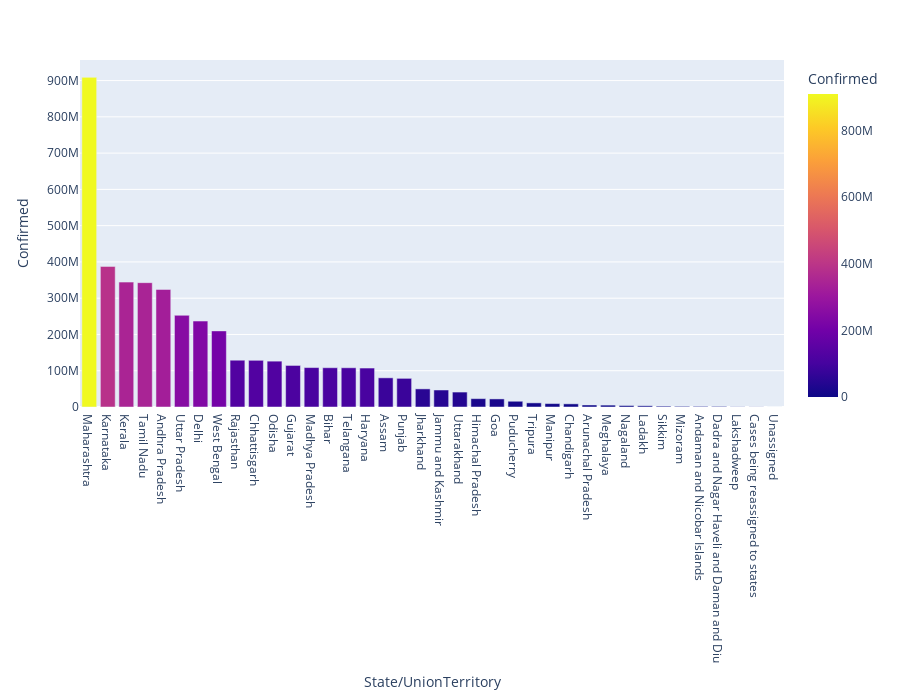

Notebook source saved alongside this figure:
### Code cell
px.bar(x='State/UnionTerritory',y='Confirmed',data_frame=top_confimedcases,color='Confirmed',height=700)

### Figure 1 — Plotly figure (JSON) as saved in the notebook; plotly's stock layout.template omitted (floating-point values rounded to 4 significant figures)
{"data": [{"alignmentgroup": "True", "hovertemplate": "State/UnionTerritory=%{x}<br>Confirmed=%{marker.color}<extra></extra>", "legendgroup": "", "marker": {"color": [908892470, 387597335, 344319045, 342829697, 324146783, 252843682, 236972842, 209822848, 128998101, 128751782, 126408397, 114557615, 108712983, 108312449, 108152726, 107408371, 80418492, 78999515, 49971564, 46899925, 41179396, 23052151, 22280065, 15858688, 11397656, 9440912, 8691806, 5598324, 5221064, 4089547, 3344131, 2315519, 1822190, 1675248, 1587570, 561459, 345565, 161], "coloraxis": "coloraxis", "pattern": {"shape": ""}}, "name": "", "offsetgroup": "", "orientation": "v", "showlegend": false, "textposition": "auto", "type": "bar", "x": ["Maharashtra", "Karnataka", "Kerala", "Tamil Nadu", "Andhra Pradesh", "Uttar Pradesh", "Delhi", "West Bengal", "Rajasthan", "Chhattisgarh", "Odisha", "Gujarat", "Madhya Pradesh", "Bihar", "Telangana", "Haryana", "Assam", "Punjab", "Jharkhand", "Jammu and Kashmir", "Uttarakhand", "Himachal Pradesh", "Goa", "Puducherry", "Tripura", "Manipur", "Chandigarh", "Arunachal Pradesh", "Meghalaya", "Nagaland", "Ladakh", "Sikkim", "Mizoram", "Andaman and Nicobar Islands", "Dadra and Nagar Haveli and Daman and Diu", "Lakshadweep", "Cases being reassigned to states", "Unassigned"], "xaxis": "x", "y": [908892470, 387597335, 344319045, 342829697, 324146783, 252843682, 236972842, 209822848, 128998101, 128751782, 126408397, 114557615, 108712983, 108312449, 108152726, 107408371, 80418492, 78999515, 49971564, 46899925, 41179396, 23052151, 22280065, 15858688, 11397656, 9440912, 8691806, 5598324, 5221064, 4089547, 3344131, 2315519, 1822190, 1675248, 1587570, 561459, 345565, 161], "yaxis": "y"}], "layout": {"barmode": "relative", "coloraxis": {"colorbar": {"title": {"text": "Confirmed"}}, "colorscale": [[0, "#0d0887"], [0.1111, "#46039f"], [0.2222, "#7201a8"], [0.3333, "#9c179e"], [0.4444, "#bd3786"], [0.5556, "#d8576b"], [0.6667, "#ed7953"], [0.7778, "#fb9f3a"], [0.8889, "#fdca26"], [1, "#f0f921"]]}, "height": 700, "legend": {"tracegroupgap": 0}, "margin": {"t": 60}, "xaxis": {"anchor": "y", "domain": [0, 1], "title": {"text": "State/UnionTerritory"}}, "yaxis": {"anchor": "x", "domain": [0, 1], "title": {"text": "Confirmed"}}}}
